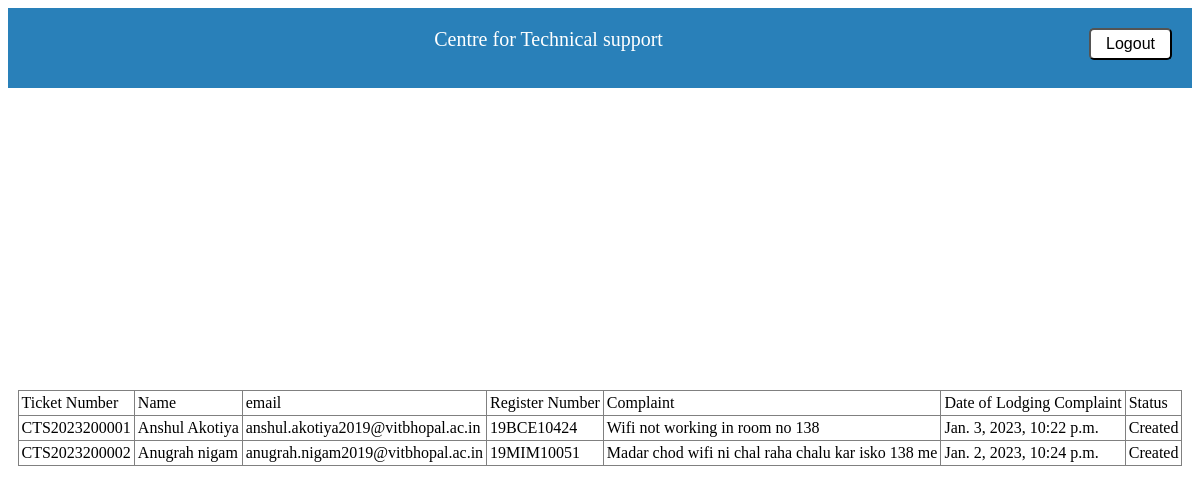
The app's page /branch_user/ (signed in), older data.
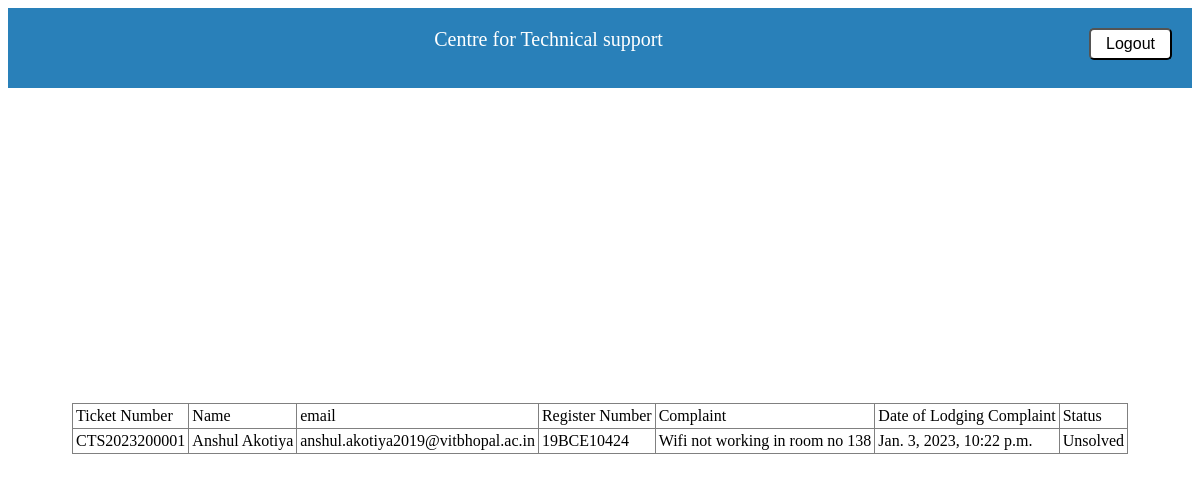
The same page, newer data.
### help_app/models.py (models this page shows)
class Branch(models.Model):
    branch_name = models.CharField(max_length=32, unique=True, error_messages={"unique": "Branch already Present"})
    branch_code = models.CharField(max_length=3, unique=True, error_messages={"unique": "Branch code already assign to other Branch"})
    def __str__(self):
        return self.branch_name

class Ticket(models.Model):
    ticket_no = models.CharField(max_length=16, unique=True)
    email = models.EmailField()
    full_name = models.CharField(max_length=64)
    reg_no = models.CharField(max_length=12)
    branch_name = models.ForeignKey(Branch, on_delete=models.CASCADE)
    complaint = models.CharField(max_length=2048)
    ticket_status = models.CharField(max_length=16)
    date_time = models.DateTimeField()
    solution = models.CharField(max_length=2048, null=True, blank=True)
    solved_by = models.ForeignKey(Branch_user, on_delete=models.CASCADE, null=True, blank=True)

### help_app/views.py (the view)
# urls.py: path("branch_user/", views.branchUser),
def branchUser(request):
    branch_user = Branch_user.objects.get(user=request.user)
    branch = branch_user.branch_name
    tickets = Ticket.objects.filter(branch_name=branch)
    return render(request, 'branch_user.html', {'tickets': tickets, 'branches': branch})

### help_app/templates/branch_user.html (shortened to what this page needs)
{% extends 'basic.html' %}
{% block body %}
<div class="header" align="center">
    <div>
        <p> {{ branches }} </p>
    </div>
    <div class="logout">
        <button onclick="window.location.href='/logout/'">Logout</button>
    </div>
</div>
<div class="main">
    <table border="1" align="center" cellspacing="4" cellpadding="3">
        <tr>
            <td>Ticket Number</td>
            <td>Name</td>
            <td>email</td>
            <td> Register Number</td>
            <td> Complaint</td>
            <td> Date of Lodging Complaint</td>
            <td> Status</td>
        </tr>
        {% for i in tickets %}
        <tr>
            <td> {{i.ticket_no}}</td>
            <td> {{i.full_name}}</td>
            <td> {{i.email}}</td>
            <td> {{i.reg_no}}</td>
            <td> {{i.complaint}}</td>
            <td> {{i.date_time}}</td>
            <td> {{i.ticket_status}}</td>
        </tr>
        {% endfor %}
    </table>
</div>
{% endblock %}

### help_app/templates/basic.html (shortened to what this page needs)
<!DOCTYPE html>
{% load static %}
<html lang="en">
<head>
    <link rel="stylesheet" href="{% static 'css/main.css' %}">
    <link rel="stylesheet" href="{% static 'css/select2.min.css' %}">
</head>
<body>
{% block body %}{% endblock %}
</body>
</html>

### help_app/static/css/main.css (style rules this page uses)
.header { height:10vh; background:#2980b9; }
.header p { height: 100%; display: flex; justify-content: center; flex-direction: column; font-size:20px; color:white; }
.header div { display: inline-block; }
.logout { float: right; margin-top:20px; margin-right:20px; }
.logout button { padding:5px 15px; border-color: #000000; border-radius:5px; color: ; background-color: #ffffff; background-image: none; font-size:16px; }
.main { height:85vh; display: flex; flex-direction: column; justify-content: space-around; align-items: center; }

### help_app/templates/branch_user.html (style rules this page uses)
table { border-collapse: collapse; }

Row changes from the older to the newer data that the page shows:
no longer on this page (row edited): Ticket: ticket_no "CTS2023200002", full_name "Anugrah nigam", email "anugrah.nigam2019@vitbhopal.ac.in", reg_no "19MIM10051", complaint "Madar chod wifi ni chal raha chalu kar isko 138 me", date_time "Jan. 2, 2023, 10:24 p.m.", ticket_status "Created"
changed Ticket "CTS2023200001": ticket_status "Created" → "Unsolved"
